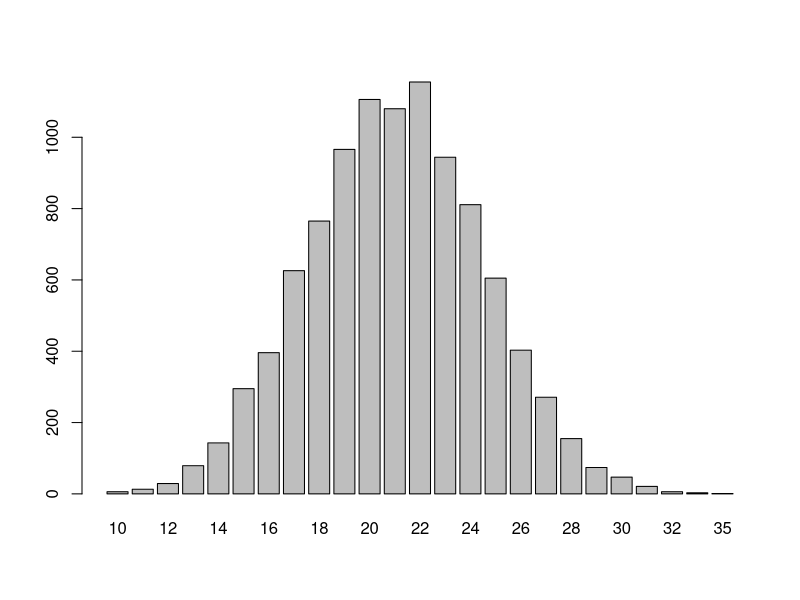
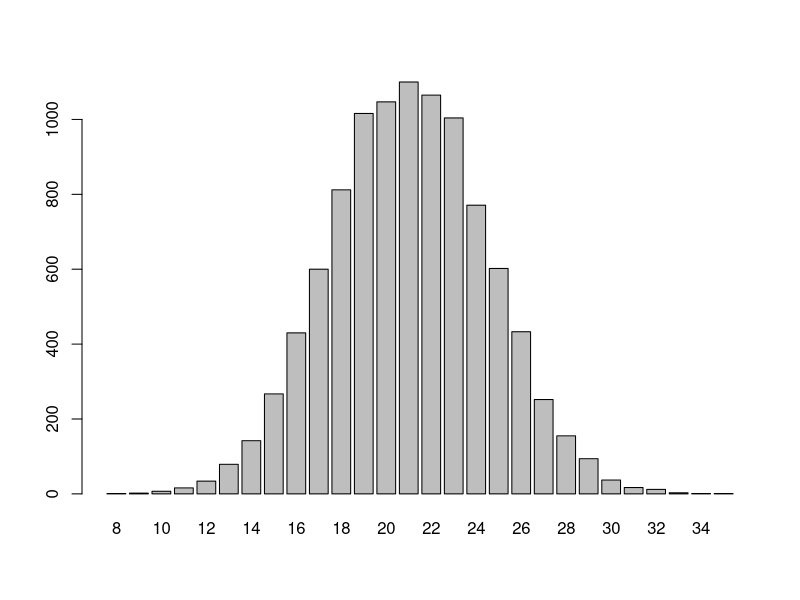

Here is the R script that generated these plots, in order:
## ---- chunk 1
animals = c("cat","rabbit","horse","boar","lynx")
## ---- chunk 2
x = c(79.3,51.1,93.6,62.3,61.8)
## ---- chunk 3
L = c(TRUE,FALSE,FALSE,FALSE,FALSE)
## ---- chunk 4
typeof(animals)
## ---- chunk 5
typeof(c(1,2,"potato"))
## ---- chunk 6
matrix(c("a","a","a","b","b","b","c","c","c","d","d","d"),nrow = 4,byrow=TRUE)
## ---- chunk 7
matrix(c("a","a","a","b","b","b","c","c","c","d","d","d"),nrow = 3,byrow=FALSE)
## ---- chunk 8
a = c("McMinnville","Denver","Minneapolis","Charleston")
x = c(45.21,39.74,44.98,32.78)
y = c(123.19,104.99,93.26,79.93)
df = data.frame(city = a, lat = x, long = y)
df
## ---- chunk 9
hr = c(13,27,26,44,30,39,40,34,45,44,24,32,44,39,29,44,38,47,34,40,20,12,10)
## ---- chunk 10
diff(hr)
## ---- chunk 11
cumsum(hr)
## ---- chunk 12
12 >= 5
## ---- chunk 13
16 == 2*8
"ab"=="ba"
## ---- chunk 14
x = 3 # this defines the variable
x^2+3*x == 12 #this asks whether x^2 + 3*x equals 12 for the currently stored value of x (x=3 in this case)
## ---- chunk 15
c(1,8,4,6) > 5
## ---- chunk 16
v = c("bob","wilma","hedgie")
"frank" %in% v
## ---- chunk 17
"wilma" %in% v
## ---- chunk 18
sum(c(TRUE,FALSE,TRUE,FALSE,TRUE,TRUE))
## ---- chunk 19
sum(hr >= 40)
## ---- chunk 20
which(hr >= 40)
## ---- chunk 21
hr
## ---- chunk 22
hr[3]
## ---- chunk 23
hr[c(1,3,5)]
## ---- chunk 24
v = c(3,2,6,8); w = c(2,3,1,8)
sum(v==w) # how often they match
## ---- chunk 25
which(v==w) #where they match
## ---- chunk 26
v[which(v==w)] 
## ---- chunk 27
v = c(-1,1,3)
w = c(1,4,5)
## ---- chunk 28
8*v
## ---- chunk 29
8 + v
## ---- chunk 30
u = c(1,2,3)
v = c(4,5,6)
c(u,v)
## ---- chunk 31
A = c("Will","Lucas","Mike","Dustin")
A = c(A,"Eleven")
A
## ---- chunk 32
A[6]="Max" # creates new position after the last previous position
A
## ---- chunk 33
die = 1:20
## ---- chunk 34
8:2
## ---- chunk 35
letters
## ---- chunk 36
skittles = rep(c("red","orange","yellow","green","purple"),
               c(40,30,25,60,20)
               )
## ---- chunk 37
table(skittles)
## ---- chunk 38
seq(0,1,by=.1)
## ---- chunk 39
sample(hr,2)
## ---- chunk 40
grab=sample(skittles,20)
table(grab)
## ---- chunk 41
sum(grab=="orange")
## ---- chunk 42
animals = c("cat","dog","hedgehog","rabbit")
## ---- chunk 43
sample(animals) #default size is the length of the vector
## ---- chunk 44
picks=sample(animals,1000,replace=TRUE) 
table(picks) 
## ---- chunk 45
picks2 = sample(animals,
                size=1000,
                replace=TRUE,
                prob=c(.2,.4,.3,.1))
table(picks2)
## ---- chunk 46
sample(1:9,4)
## ---- chunk 47
sample(1:9,12,replace=TRUE)
## ---- chunk 48
rolls = sample(1:6,
               size=100,
               replace=TRUE,
               prob=c(.2,.1,.05,.4,.1,.15))
table(rolls)
## ---- chunk 49
pop=rep(c("L","R"),c(800,9200)) # a population of 10,000 people, 800 of them lefties
table(sample(pop,size=45)) 
## ---- chunk 50
die=c("L","R")
table(sample(die,size=45,replace=TRUE,prob=c(.08,.92)))
## ---- chunk 51
colors=c("orange","blue")
orange_counts=c() #a vector for storing the results of each trial
for (i in 1:10000){
  orange_counts[i]=sum(sample(colors,50,replace=TRUE,prob=c(.42,.58))=="orange")
}
## ---- chunk 52
barplot(table(orange_counts))
## ---- chunk 53
colors=c("orange","blue")
orange_counts = 
  replicate(10000,
            sum(sample(colors,50,replace=TRUE,prob=c(.42,.58)) == "orange")
            )
## ---- chunk 54
barplot(table(orange_counts))
## ---- chunk 55
x = c("a","c","c","z","z","z")
## ---- chunk 56
x = 1:6
p = c(.1,.1,0,.5,.1,.2)
